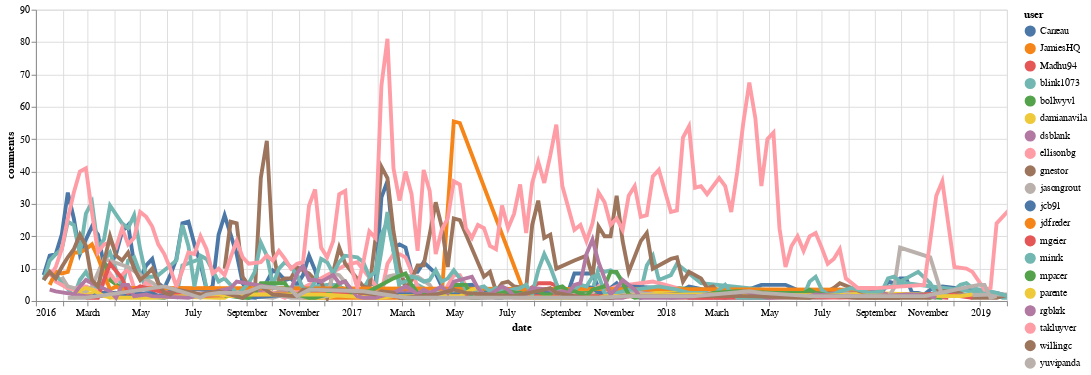

Notebook source saved alongside this figure:
### Code cell
selectable_line_plot(user_data.reset_index(), 'date', 'comments', 'user')

### Figure 1 — Vega-Lite specification as saved in the notebook (floating-point values rounded to 4 significant figures; data arrays with more than 128 entries replaced by an {"elided": "..."} marker saying what was removed)
{"$schema": "https://vega.github.io/schema/vega-lite/v2.6.0.json", "config": {"view": {"height": 300, "width": 400}}, "datasets": {"data-b30e03a10f630bfa65b17140009a6359": {"elided": "1148 records"}}, "layer": [{"data": {"name": "data-b30e03a10f630bfa65b17140009a6359"}, "encoding": {"color": {"field": "user", "type": "nominal"}, "opacity": {"value": 0}, "tooltip": {"field": "user", "type": "nominal"}, "x": {"field": "date", "scale": {"domain": ["2016-01-01", "2019-02-01"]}, "type": "temporal"}, "y": {"field": "comments", "type": "quantitative"}}, "mark": {"clip": true, "type": "circle"}, "selection": {"selector001": {"fields": ["user"], "nearest": true, "on": "mouseover", "type": "single"}}, "width": 1000}, {"data": {"name": "data-b30e03a10f630bfa65b17140009a6359"}, "encoding": {"color": {"condition": {"field": "user", "selection": "selector001", "type": "nominal"}, "value": "lightgray"}, "size": {"condition": {"selection": {"not": "selector001"}, "value": 1}, "value": 4}, "tooltip": {"field": "user", "type": "nominal"}, "x": {"field": "date", "scale": {"domain": ["2016-01-01", "2019-02-01"]}, "type": "temporal"}, "y": {"field": "comments", "type": "quantitative"}}, "mark": {"clip": true, "type": "line"}, "width": 1000}]}
